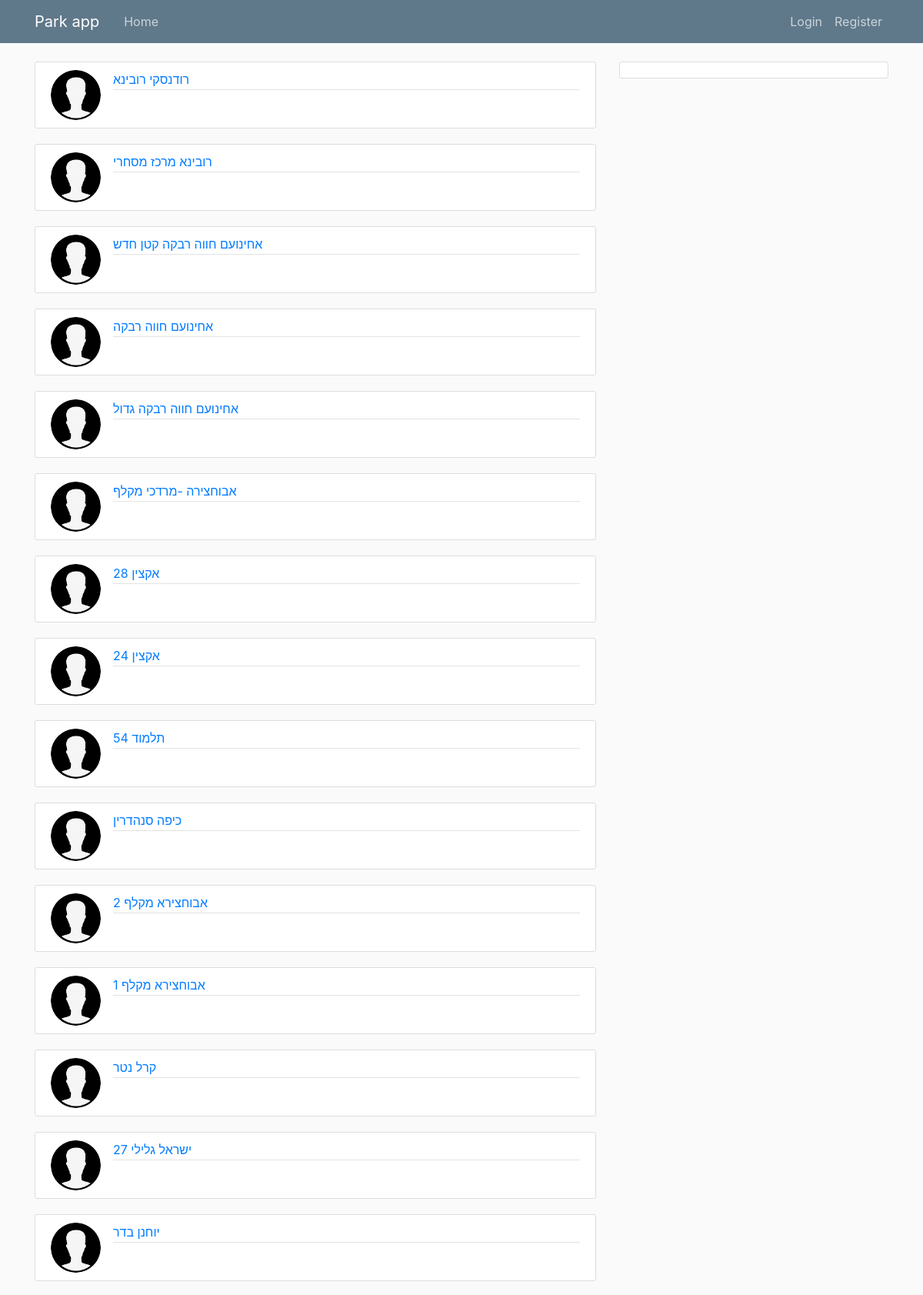
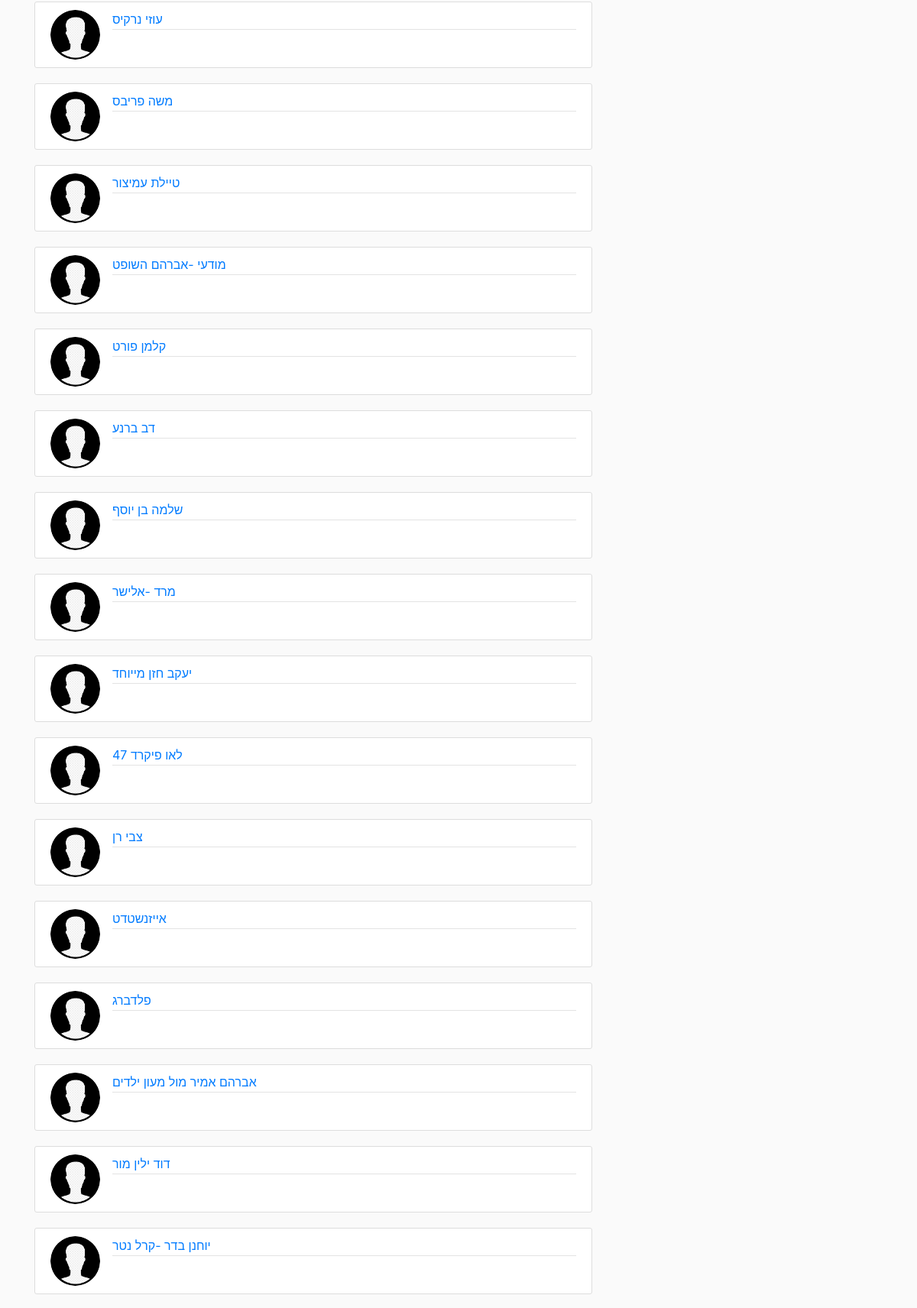
The page / (upper part) on the database its author committed (2 pictures, top to bottom).
### Parkapp/models.py (models this page shows)
class B7data(models.Model):
    Name = models.CharField(max_length=40, blank=True, null=True)
    surface = models.CharField(max_length=40, blank=True, null=True)
    shadowing = models.CharField(max_length=10, blank=True, null=True)
    combined1 = models.IntegerField(default=0)
    combined2 = models.IntegerField(default=0)
    combined3 = models.IntegerField(default=0)
    SpecialCom = models.IntegerField(default=0)
    Swing = models.IntegerField(default=0)
    slid = models.IntegerField(default=0)
    carrousel = models.IntegerField(default=0)
    spring = models.IntegerField(default=0)
    omega = models.IntegerField(default=0)
    roserose = models.IntegerField(default=0)
    other = models.CharField(max_length=40, blank=True, null=True)
    lat = models.FloatField(default=0.00)
    lon = models.FloatField(default=0.00)

class Parkimg(models.Model):
    park = models.OneToOneField('B7data', on_delete=models.CASCADE)
    image = models.ImageField(default='default.jpg', upload_to='park_pics')

### Parkapp/views.py (the view)
# urls.py: path('', views.home, name='home-url'),
def home(request):
    Center=Location(31.267509,34.789512)
    South = Location(31.225185, 34.789512)
    North = Location(31.309833, 34.789512)
    CenterWest = Location(31.267509, 34.842315)
    CenterEast = Location(31.267509,34.738301)
    SouthWest = Location(31.225185,34.842315)
    SouthEast = Location(31.225185,34.738301)
    NorthWest = Location(31.309833,34.842315)
    NorthEast = Location(31.309833,34.738301)
    NE = list()
    NW= list()
    SE = list()
    SW = list()
    for i in (B7data.objects.all()):
        if ((i.lon <= North.lon ) and (i.lon>= NorthEast.lon)) and ((i.lat <=North.lat) and (i.lat>=Center.lat)):
            NE.append(i)
        elif ((i.lon <= NorthWest.lon ) and (i.lon>= North.lon)) and ((i.lat <=North.lat) and (i.lat>=Center.lat)):
            NW.append(i)
        elif ((i.lon <= South.lon ) and (i.lon>= SouthEast.lon)) and ((i.lat <=Center.lat) and (i.lat>=South.lat)):
            SE.append(i)
        elif ((i.lon <= SouthWest.lon ) and (i.lon>= South.lon)) and ((i.lat <=Center.lat) and (i.lat>=South.lat)):
            SW.append(i)
    context={
        'parks': NE+NW+SE+SW ,
        'parks-img': Parkimg.objects.all()
    }
    return render(request,'Parkapp/home.html',context)

### Parkapp/templates/Parkapp/home.html (shortened to what this page needs)
{% extends "Parkapp/base.html" %}
{% block content %}
        {% for i in parks %}
        <article class="media content-section">
          <img class="rounded-circle article-img" src="{{ i.parkimg.image.url }}">
          <div class="media-body">
            <div class="article-metadata">
              <a class="mr-2" href="#">{{ i.Name }}</a>
            </div>
          </div>
        </article>
        {% endfor %}
{% endblock %}

### Parkapp/templates/Parkapp/base.html (shortened to what this page needs)
{% load static %}
<!DOCTYPE html>
<html>
<head>
    <link rel="stylesheet" href="https://stackpath.bootstrapcdn.com/bootstrap/4.4.1/css/bootstrap.min.css">
    <link rel="stylesheet" type="text/css" href="{% static 'Parkapp/main.css' %}">
</head>
<body>
    <header class="site-header">
      <nav class="navbar navbar-expand-md navbar-dark bg-steel fixed-top">
        <div class="container">
          <a class="navbar-brand mr-4" href="/">Park app</a>
          <div class="collapse navbar-collapse" id="navbarToggle">
            <div class="navbar-nav mr-auto">
              <a class="nav-item nav-link" href="{% url 'home-url' %}">Home</a>
            </div>
            <div class="navbar-nav">
                {% if user.is_superuser %}
                <a class="nav-item nav-link" href="{%url 'admin:index' %}">Management</a>
                <a class="nav-item nav-link" href="{% url 'search' %}">Search User</a>
                <a class="nav-item nav-link" href="{% url 'profile' %}">Profile</a>
                <a class="nav-item nav-link" href="{% url 'sendmail' %}">Send Mail</a>
                <a class="nav-item nav-link" href="{% url 'assignChild' %}">Assign childs</a>
                <a class="nav-item nav-link" href="{% url 'logout' %}">Logout {{ user.get_username }}</a>
                {% else %}
                    <a class="nav-item nav-link" href="{% url 'login-url' %}">Login</a>
                    <a class="nav-item nav-link" href="{% url 'register' %}">Register</a>
                {% endif %}
            </div>
          </div>
        </div>
      </nav>
    </header>
    <main role="main" class="container">
      <div class="row">
        <div class="col-md-8">
          {% block content %}{% endblock %}
        </div>
        <div class="col-md-4">
          <div class="content-section">
          </div>
        </div>
      </div>
    </main>
</body>
</html>

### Parkapp/static/Parkapp/main.css (style rules this page uses)
body { background: #fafafa; color: #333333; margin-top: 5rem; }
.bg-steel { background-color: #5f788a; }
.site-header .navbar-nav .nav-link { color: #cbd5db; }
.content-section { background: #ffffff; padding: 10px 20px; border: 1px solid #dddddd; border-radius: 3px; margin-bottom: 20px; }
.article-img { height: 65px; width: 65px; margin-right: 16px; }
.article-metadata { padding-bottom: 1px; margin-bottom: 4px; border-bottom: 1px solid #e3e3e3 }

### rows shown on the page
B7data: parkimg.image (placeholder picture), Name "רודנסקי רובינא"
B7data: parkimg.image (placeholder picture), Name "רובינא מרכז מסחרי"
B7data: parkimg.image (placeholder picture), Name "אחינועם חווה רבקה קטן חדש"
B7data: parkimg.image (placeholder picture), Name "אחינועם חווה רבקה"
B7data: parkimg.image (placeholder picture), Name "אחינועם חווה רבקה גדול"
B7data: parkimg.image (placeholder picture), Name "אבוחצירה -מרדכי מקלף"
B7data: parkimg.image (placeholder picture), Name "אקצין 28"
B7data: parkimg.image (placeholder picture), Name "אקצין 24"
B7data: parkimg.image (placeholder picture), Name "תלמוד 54"
B7data: parkimg.image (placeholder picture), Name "כיפה סנהדרין"
B7data: parkimg.image (placeholder picture), Name "אבוחצירא מקלף 2"
B7data: parkimg.image (placeholder picture), Name "אבוחצירא מקלף 1"
B7data: parkimg.image (placeholder picture), Name "קרל נטר"
B7data: parkimg.image (placeholder picture), Name "ישראל גלילי 27"
B7data: parkimg.image (placeholder picture), Name "יוחנן בדר"
B7data: parkimg.image (placeholder picture), Name "עוזי נרקיס"
B7data: parkimg.image (placeholder picture), Name "משה פריבס"
B7data: parkimg.image (placeholder picture), Name "טיילת עמיצור"
B7data: parkimg.image (placeholder picture), Name "מודעי -אברהם השופט"
B7data: parkimg.image (placeholder picture), Name "קלמן פורט"
B7data: parkimg.image (placeholder picture), Name "דב ברנע"
B7data: parkimg.image (placeholder picture), Name "שלמה בן יוסף"
B7data: parkimg.image (placeholder picture), Name "מרד -אלישר"
B7data: parkimg.image (placeholder picture), Name "יעקב חזן מייוחד"
B7data: parkimg.image (placeholder picture), Name "לאו פיקרד 47"
B7data: parkimg.image (placeholder picture), Name "צבי רן"
B7data: parkimg.image (placeholder picture), Name "אייזנשטדט"
B7data: parkimg.image (placeholder picture), Name "פלדברג"
B7data: parkimg.image (placeholder picture), Name "אברהם אמיר מול מעון ילדים"
B7data: parkimg.image (placeholder picture), Name "דוד ילין מור"
B7data: parkimg.image (placeholder picture), Name "יוחנן בדר -קרל נטר"
